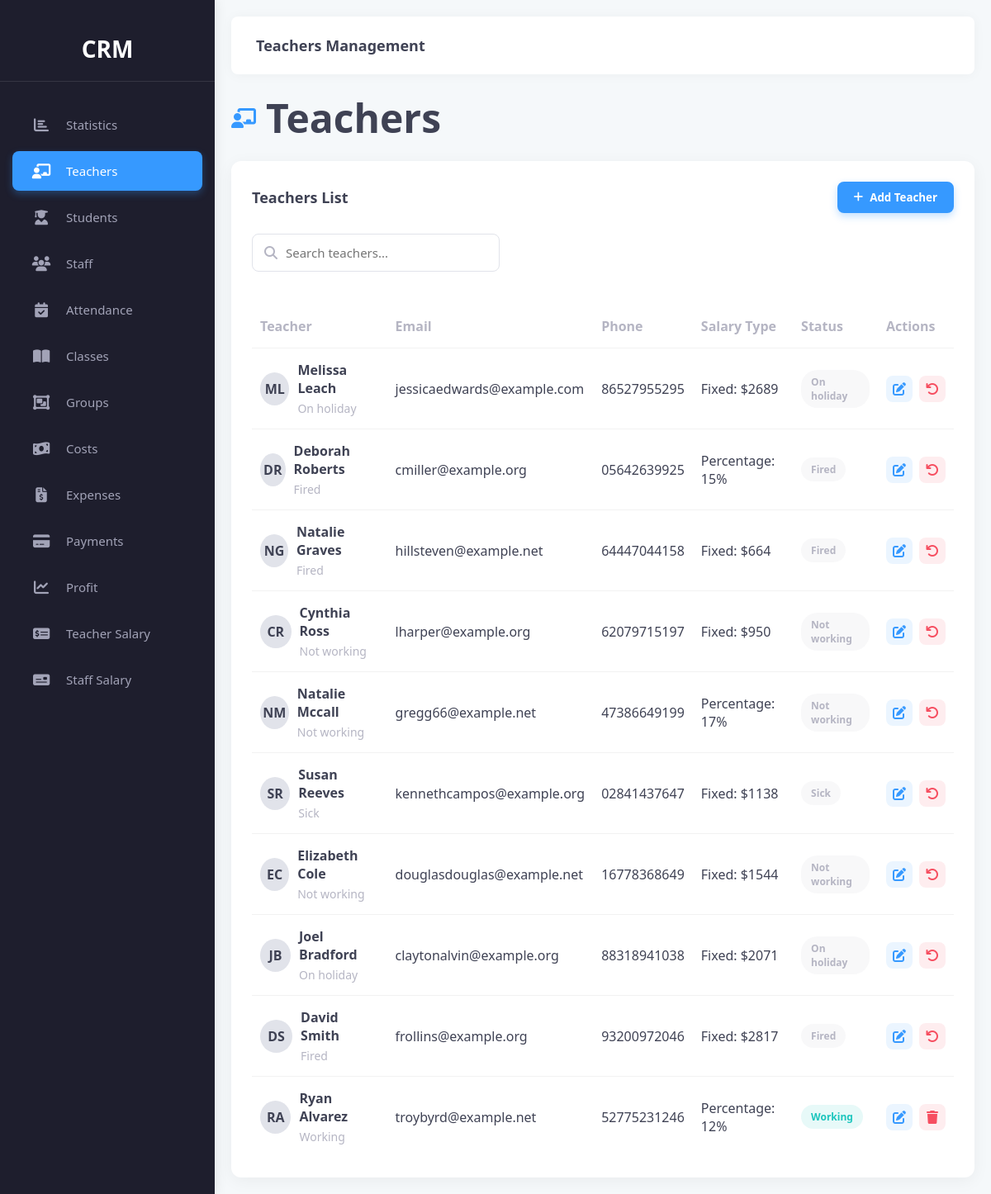
Page /teacher/ on the committed database.
### teacher/models.py (models this page shows, shortened)
class Teacher(models.Model):
    STATUS_CHOICES = [
        (1, "Working"),
        (2, "On holiday"),
        (3, "Fired"),
        (4, "Sick"),
        (5, "Not working"),
    ]
    first_name = models.CharField(max_length=150)
    last_name = models.CharField(max_length=150)
    age = models.SmallIntegerField()
    phone_number = models.CharField(max_length=150)
    email = models.EmailField()
    address = models.TextField()
    fixed_salary = models.BooleanField(default=True)
    salary = models.BigIntegerField()
    percentage = models.SmallIntegerField(default=0)
    status = models.SmallIntegerField(choices=STATUS_CHOICES, default=1)

### views/teacher/views.py (the view, shortened to what this page needs)
# urls.py: path('', teacher, name='teacher'),
def teacher(request):
    search_query = request.GET.get('search', '')
    status_filter = request.GET.get('status', 'all')
    subject_filter = request.GET.get('subject', 'all')
    teachers = Teacher.objects.all()
    if status_filter != 'all':
        teachers = teachers.filter(status=status_filter)
    context = {
        'teachers': teachers,
        'search_query': search_query,
        'status_filter': status_filter,
        'subject_filter': subject_filter,
    }
    return render(request, 'teacher.html', context)

### templates/teacher.html (shortened to what this page needs)
<!DOCTYPE html>
<html lang="en">
<head>
    <link rel="stylesheet" href="https://cdnjs.cloudflare.com/ajax/libs/font-awesome/6.4.0/css/all.min.css">
</head>
<body>
<div class="sidebar">
    <div class="logo">
        <span>CRM</span>
    </div>
    <div class="nav-links">
        <a href="{% url 'statistic' %}" class="nav-item">
            <i class="fas fa-chart-bar"></i>
            <span class="nav-text">Statistics</span>
        </a>
        <a href="{% url 'teacher' %}" class="nav-item active">
            <i class="fas fa-chalkboard-teacher"></i>
            <span class="nav-text">Teachers</span>
        </a>
        <a href="{% url 'students_list' %}" class="nav-item">
            <i class="fas fa-user-graduate"></i>
            <span class="nav-text">Students</span>
        </a>
        <a href="{% url 'staff_list' %}" class="nav-item">
            <i class="fas fa-users"></i>
            <span class="nav-text">Staff</span>
        </a>
        <a href="{% url 'attendance' %}" class="nav-item">
            <i class="fas fa-calendar-check"></i>
            <span class="nav-text">Attendance</span>
        </a>
        <a href="{% url 'classes' %}" class="nav-item">
            <i class="fas fa-book-open"></i>
            <span class="nav-text">Classes</span>
        </a>
        <a href="{% url 'group_management' %}" class="nav-item">
            <i class="fas fa-object-group"></i>
            <span class="nav-text">Groups</span>
        </a>
        <a href="{% url 'costs_management' %}" class="nav-item">
            <i class="fas fa-money-bill-wave"></i>
            <span class="nav-text">Costs</span>
        </a>
        <a href="{% url 'expense_management' %}" class="nav-item">
            <i class="fas fa-file-invoice-dollar"></i>
            <span class="nav-text">Expenses</span>
        </a>
        <a href="{% url 'payment_management' %}" class="nav-item">
            <i class="fas fa-credit-card"></i>
            <span class="nav-text">Payments</span>
        </a>
        <a href="{% url 'profit_analysis' %}" class="nav-item">
            <i class="fas fa-chart-line"></i>
            <span class="nav-text">Profit</span>
        </a>
        <a href="{% url 'teacher_salary' %}" class="nav-item">
            <i class="fas fa-money-check-alt"></i>
            <span class="nav-text">Teacher Salary</span>
        </a>
        <a href="{% url 'staff_salary' %}" class="nav-item">
            <i class="fas fa-money-check"></i>
            <span class="nav-text">Staff Salary</span>
        </a>
    </div>
</div>
<div class="main-content">
    <div class="content-header">
        <div class="welcome-text">Teachers Management</div>
    </div>
    <div class="page-title">
        <i class="fas fa-chalkboard-teacher"></i>
        <h1>Teachers</h1>
    </div>
    <div class="teachers-container">
        <div class="card">
            <div class="card-header">
                <div class="card-title">Teachers List</div>
                <button class="btn btn-primary" id="addTeacherBtn">
                    <i class="fas fa-plus"></i> Add Teacher
                </button>
            </div>
            <div class="table-controls">
                <form method="GET" action="{% url 'teacher' %}" id="filterForm" class="table-controls">
                    <div class="search-box">
                        <i class="fas fa-search"></i>
                        <input type="text" name="search" value="{{ search_query }}" placeholder="Search teachers...">
                    </div>
                </form>
            </div>
            <div class="table-responsive">
                <table>
                    <thead>
                    <tr>
                        <th>Teacher</th>
                        <th>Email</th>
                        <th>Phone</th>
                        <th>Salary Type</th>
                        <th>Status</th>
                        <th>Actions</th>
                    </tr>
                    </thead>
                    <tbody id="teachersTable">
                    {% for teacher in teachers %}
                    <tr>
                        <td>
                            <div class="teacher-info">
                                <div class="avatar">{{ teacher.first_name|first }}{{ teacher.last_name|first }}</div>
                                <div>
                                    <div class="teacher-name">{{ teacher.first_name }} {{ teacher.last_name }}</div>
                                    <div class="teacher-subject">{{ teacher.get_status_display }}</div>
                                </div>
                            </div>
                        </td>
                        <td>{{ teacher.email }}</td>
                        <td>{{ teacher.phone_number }}</td>
                        <td>
                            {% if teacher.fixed_salary %}
                            Fixed: ${{ teacher.salary|floatformat:0 }}
                            {% else %}
                            Percentage: {{ teacher.percentage }}%
                            {% endif %}
                        </td>
                        <td>
                                    <span class="status {% if teacher.status == 1 %}active{% else %}inactive{% endif %}">
                                        {{ teacher.get_status_display }}
                                    </span>
                        </td>
                        <td>
                            <div class="action-buttons">
                                <div class="action-btn edit-btn" data-id="{{ teacher.id }}">
                                    <i class="fas fa-edit"></i>
                                </div>
                                <div class="action-btn delete-btn" data-id="{{ teacher.id }}">
                                    <i class="fas {% if teacher.status == 1 %}fa-trash{% else %}fa-undo{% endif %}"></i>
                                </div>
                            </div>
                        </td>
                    </tr>
                    {% empty %}
                    <tr>
                        <td colspan="6" style="text-align: center;">No teachers found</td>
                    </tr>
                    {% endfor %}
                    </tbody>
                </table>
            </div>
        </div>
    </div>
</div>
</body>
</html>

### rows in the picture
Teacher: first_name|first "M", last_name|first "L", first_name "Melissa", last_name "Leach", status "On holiday", email "jessicaedwards@example.com", phone_number "86527955295", salary "2689"
Teacher: first_name|first "D", last_name|first "R", first_name "Deborah", last_name "Roberts", status "Fired", email "cmiller@example.org", phone_number "05642639925", percentage "15"
Teacher: first_name|first "N", last_name|first "G", first_name "Natalie", last_name "Graves", status "Fired", email "hillsteven@example.net", phone_number "64447044158", salary "664"
Teacher: first_name|first "C", last_name|first "R", first_name "Cynthia", last_name "Ross", status "Not working", email "lharper@example.org", phone_number "62079715197", salary "950"
Teacher: first_name|first "N", last_name|first "M", first_name "Natalie", last_name "Mccall", status "Not working", email "gregg66@example.net", phone_number "47386649199", percentage "17"
Teacher: first_name|first "S", last_name|first "R", first_name "Susan", last_name "Reeves", status "Sick", email "kennethcampos@example.org", phone_number "02841437647", salary "1138"
Teacher: first_name|first "E", last_name|first "C", first_name "Elizabeth", last_name "Cole", status "Not working", email "douglasdouglas@example.net", phone_number "16778368649", salary "1544"
Teacher: first_name|first "J", last_name|first "B", first_name "Joel", last_name "Bradford", status "On holiday", email "claytonalvin@example.org", phone_number "88318941038", salary "2071"
Teacher: first_name|first "D", last_name|first "S", first_name "David", last_name "Smith", status "Fired", email "frollins@example.org", phone_number "93200972046", salary "2817"
Teacher: first_name|first "R", last_name|first "A", first_name "Ryan", last_name "Alvarez", status "Working", email "troybyrd@example.net", phone_number "52775231246", percentage "12"
